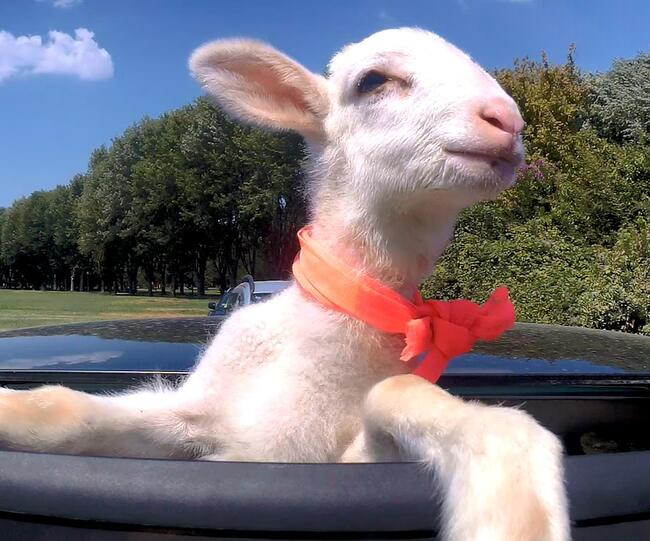
#> input picture Kuzu.jpg, 650 x 541 px
$ python imread_imshow.py
#> lines starting #> are read from the running program, lines starting #| are printed output that depends on the picture
import cv2
from cv2 import BORDER_REFLECT
from cv2 import BORDER_REFLECT101
from cv2 import BORDER_TRANSPARENT
from cv2 import BORDER_WRAP
import numpy

image = cv2.imread("Kuzu.jpg")
#> image is the input picture: shape (541, 650, 3); mean B, G, R 124.3, 116.8, 120.9
print("toplam piksel sayısı : " + str(image.size))
#| toplam piksel sayısı : 1054950
print("dtype : " + str(image.dtype))
#| dtype : uint8
print("Resmin ölçüleri : " + str(image.shape)) #genişlik yükseklik kanal sayısı
#| Resmin ölçüleri : (541, 650, 3)

# [8 lines of commented-out code are left out]

mirror = cv2.copyMakeBorder(src = image,bottom = 75,top = 175, right = 75, left = 75, borderType= cv2.BORDER_REFLECT)
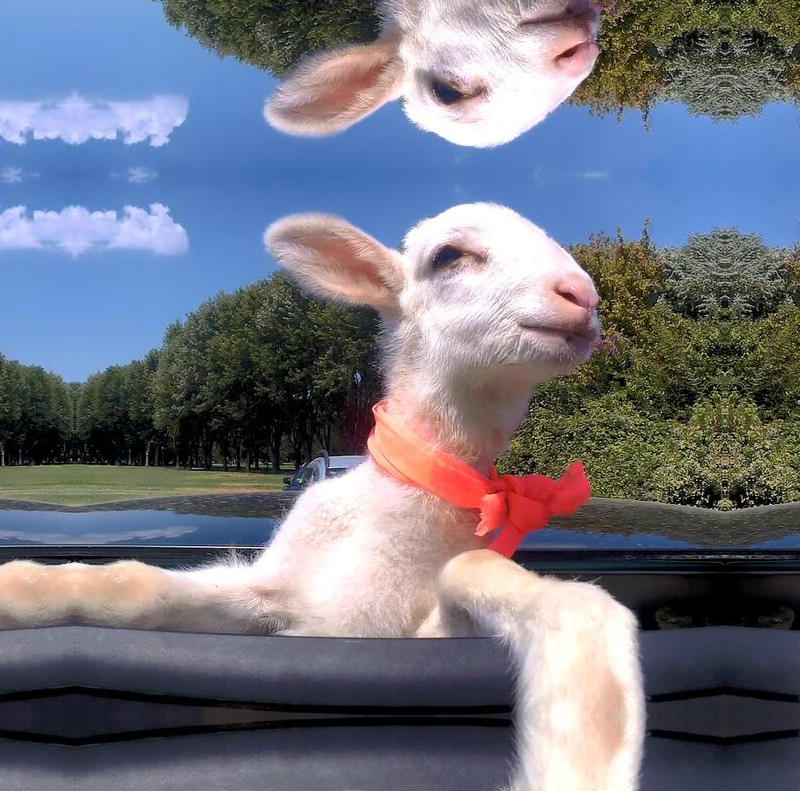
#> mirror: shape (791, 800, 3); mean B, G, R 128.7, 115.7, 113.5
stretch = cv2.copyMakeBorder(src = image,bottom = 75,top = 175, right = 75, left = 75, borderType= cv2.BORDER_REPLICATE)
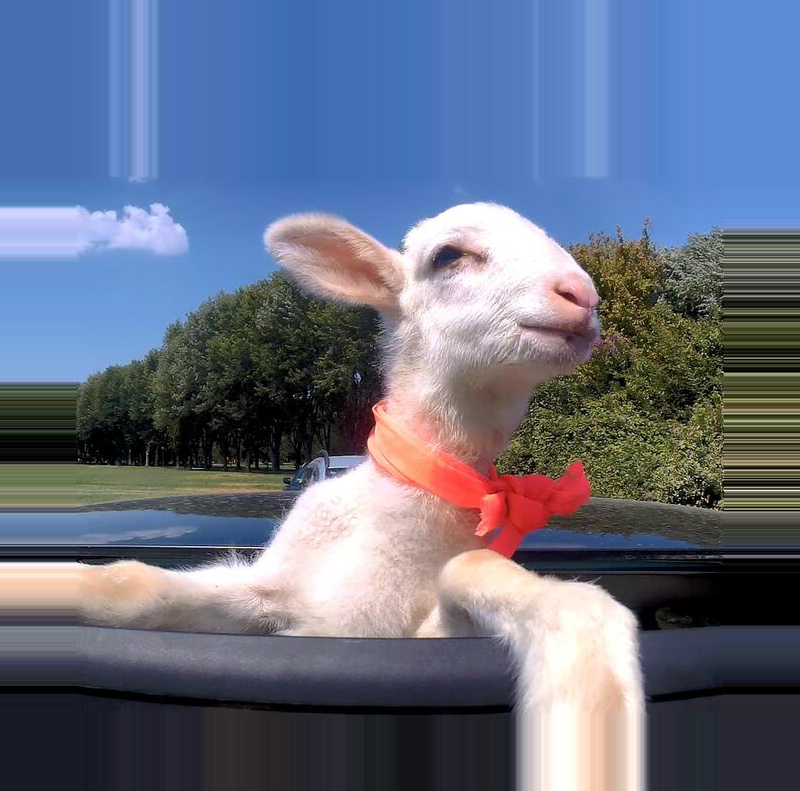
#> stretch: shape (791, 800, 3); mean B, G, R 131.9, 110.6, 102.5
mirror2 = cv2.copyMakeBorder(src = stretch,bottom = 75,top = 175, right = 75, left = 75, borderType= cv2.BORDER_REFLECT)
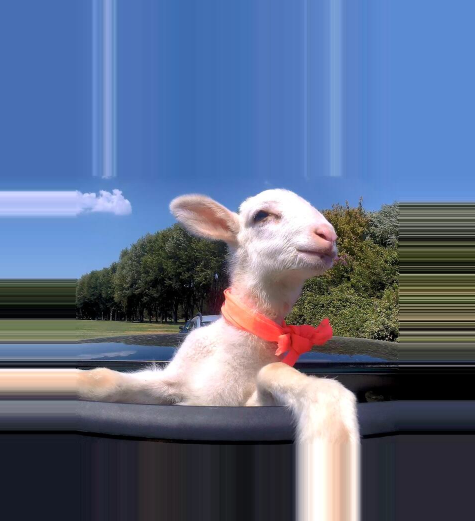
#> mirror2: shape (1041, 950, 3) (shown at 1/2 size); mean B, G, R 136, 107.4, 93.3
repeat = cv2.copyMakeBorder(src = image,bottom = image.shape[0],top = image.shape[0], right = image.shape[1], left = image.shape[1], borderType= cv2.BORDER_WRAP)
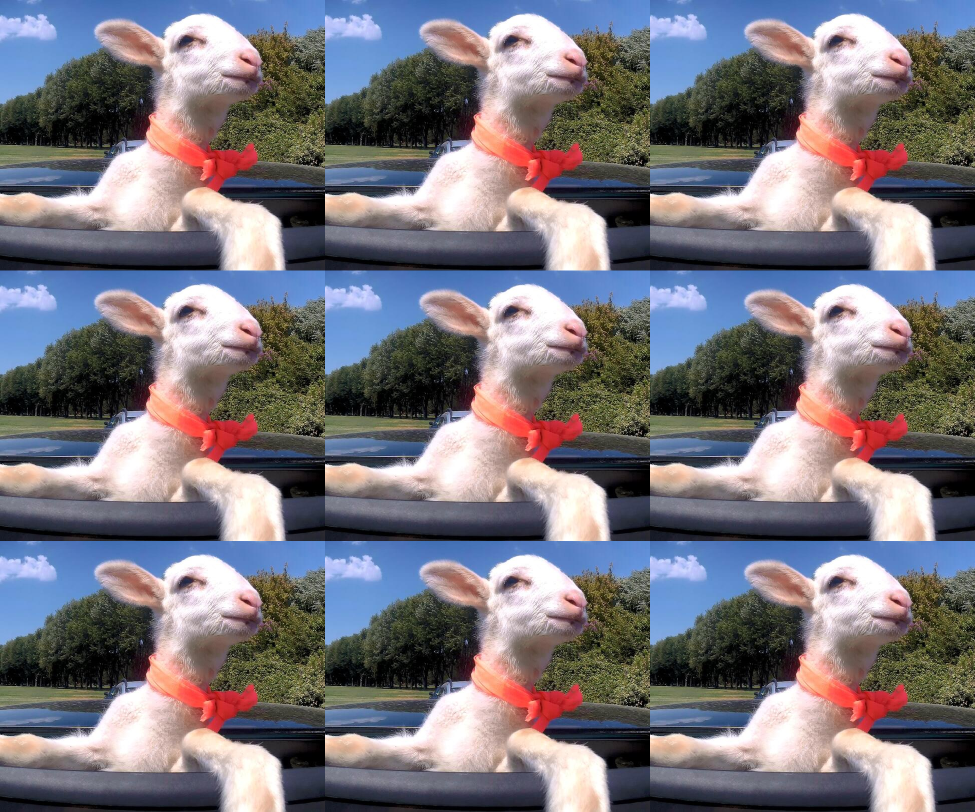
#> repeat: shape (1623, 1950, 3) (shown at 1/2 size); mean B, G, R 124.3, 116.8, 120.9
border = cv2.copyMakeBorder(src = image,bottom = 75,top = 175, right = 75, left = 75, borderType= cv2.BORDER_CONSTANT,value=[23,11,232])
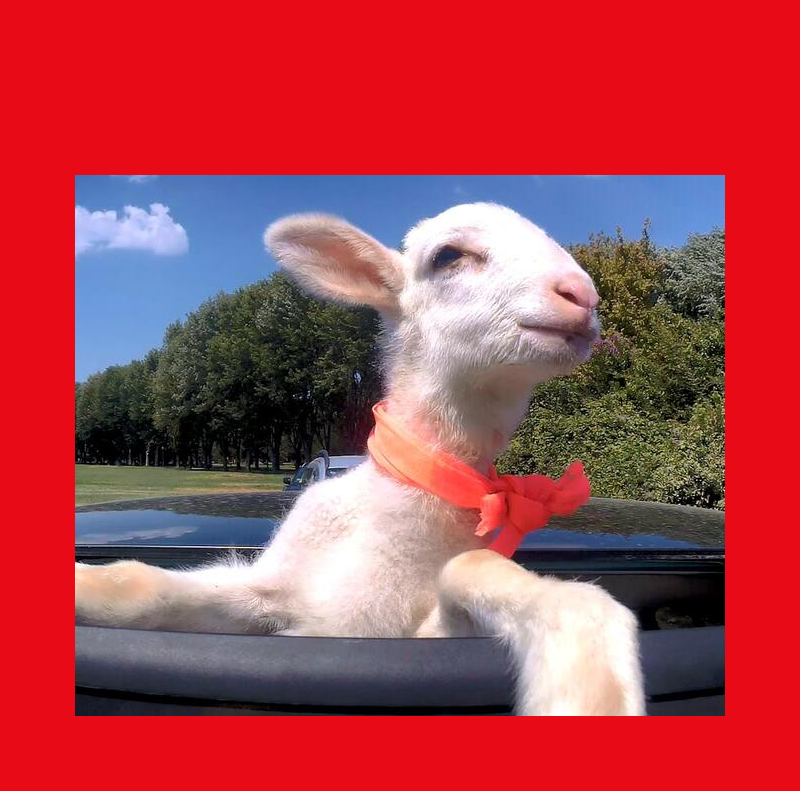
#> border: shape (791, 800, 3); mean B, G, R 79.3, 69.8, 170.3
# rectangle = cv2.rectangle(image,pt1=(320,20),pt2 = (520,250),color=[140,100,23],thickness=4) # (x,y)
# rectangle = cv2.rectangle(image,pt1=(320,20),pt2 = (500,200),color=[40,100,23],thickness=4)
# rectangle = cv2.rectangle(image,pt1=(20,120),pt2 = (60,20),color=[40,100,23],thickness=4) #20 birim sağa git 120 birim asağı in,60 sağa ve 20 aşağı
cv2.line(image,(30,60),(60,60),[200,100,30],4)

cv2.circle(image,(450,300),40,[30,154,255],40)
cv2.ellipse(image,(256,256),(100,50),0,0,180,255,30)
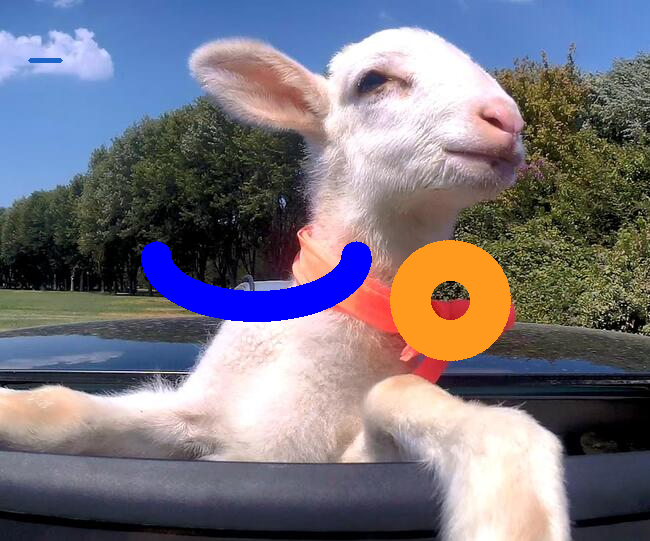
#> image: shape (541, 650, 3); mean B, G, R 126.6, 116.3, 120.4
# [5 lines of commented-out code are left out]
cv2.imshow("orginal",image)
#cv2.imshow("rectangle",rectangle)
cv2.waitKey(0)
cv2.destroyAllWindows()

$ run again, with damaged-photo.jpg copied over Kuzu.jpg
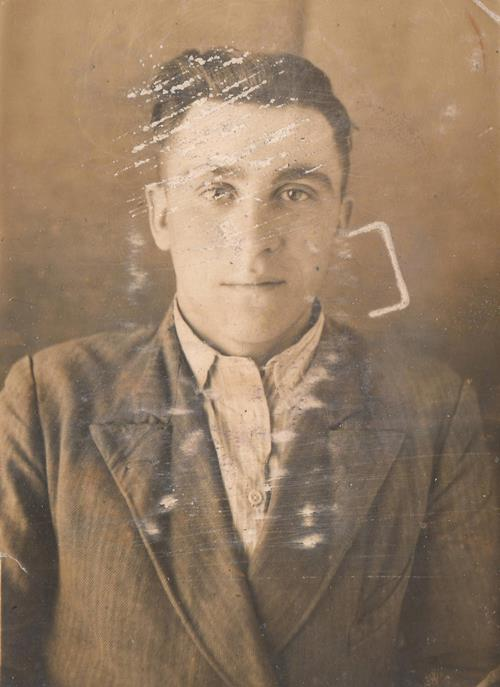
#> input picture damaged-photo.jpg, 500 x 687 px
#> image is the input picture: shape (687, 500, 3); mean B, G, R 99.9, 123.4, 147.2
#| toplam piksel sayısı : 1030500
#| dtype : uint8
#| Resmin ölçüleri : (687, 500, 3)
#> `border = cv2.copyMakeBorder(src = image,bottom = 75,top = 175, right =..`:
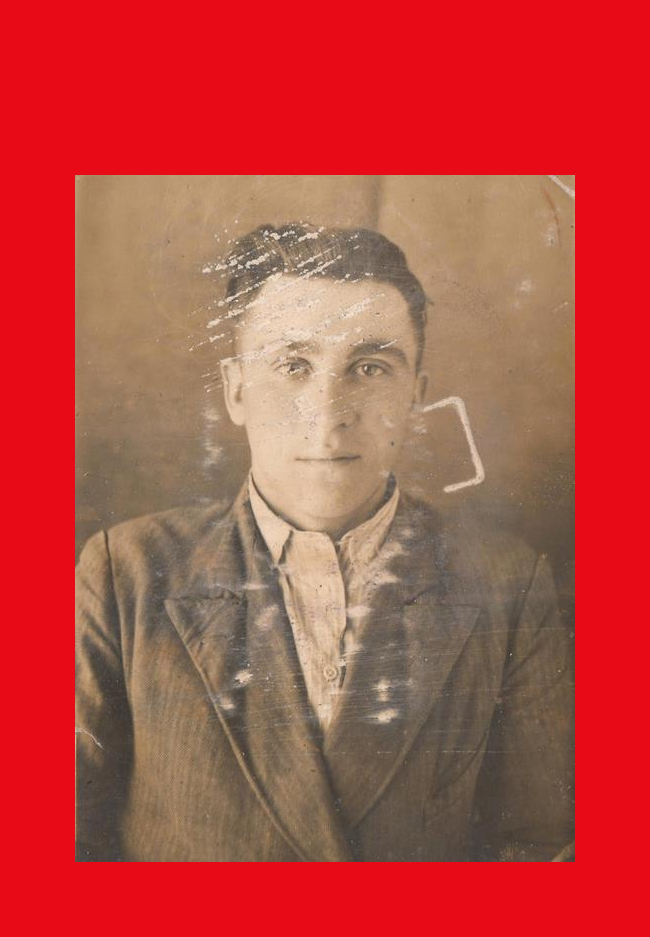
#> border: shape (937, 650, 3); mean B, G, R 66.4, 74.4, 184.2
#> `cv2.ellipse(image,(256,256),(100,50),0,0,180,255,30)`:
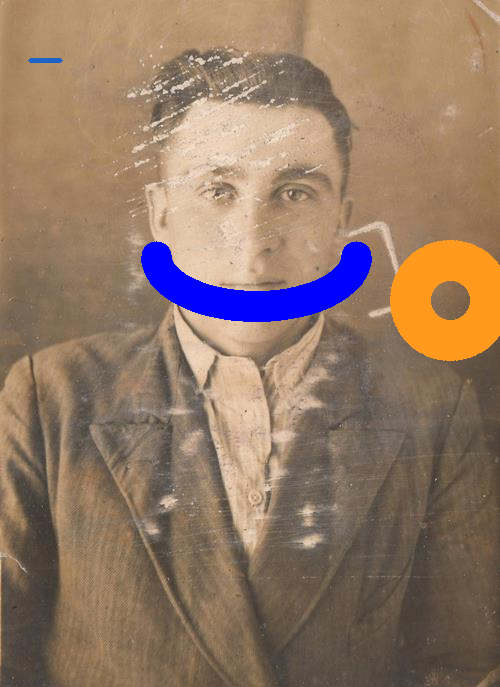
#> image: shape (687, 500, 3); mean B, G, R 101.5, 121, 146.3

$ run again, with sudoku.jpg copied over Kuzu.jpg
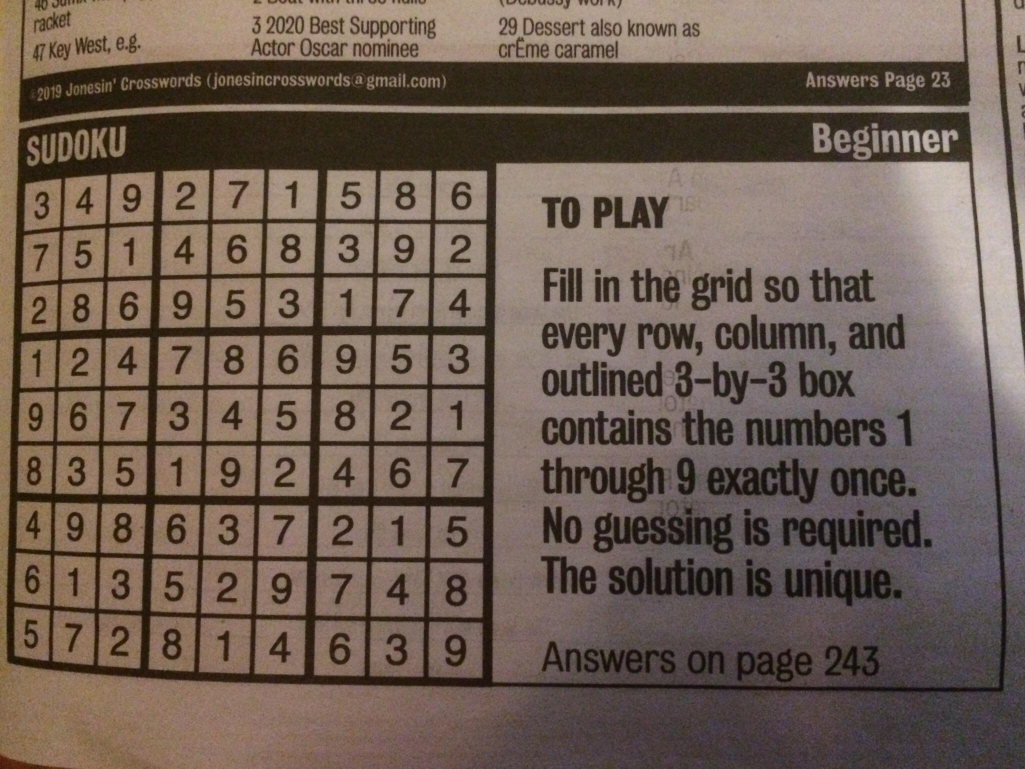
#> input picture sudoku.jpg, 2050 x 1537 px (shown at 1/2 size)
#> image is the input picture: shape (1537, 2050, 3); mean B, G, R 82.9, 93.5, 109.7
#| toplam piksel sayısı : 9452550
#| dtype : uint8
#| Resmin ölçüleri : (1537, 2050, 3)
#> `border = cv2.copyMakeBorder(src = image,bottom = 75,top = 175, right =..`:
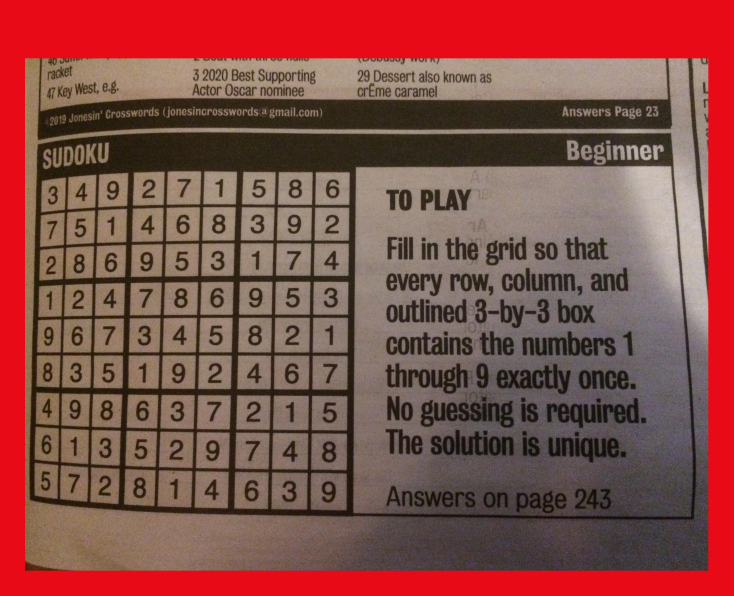
#> border: shape (1787, 2200, 3) (shown at 1/3 size); mean B, G, R 71, 77.1, 134
#> `cv2.ellipse(image,(256,256),(100,50),0,0,180,255,30)`:
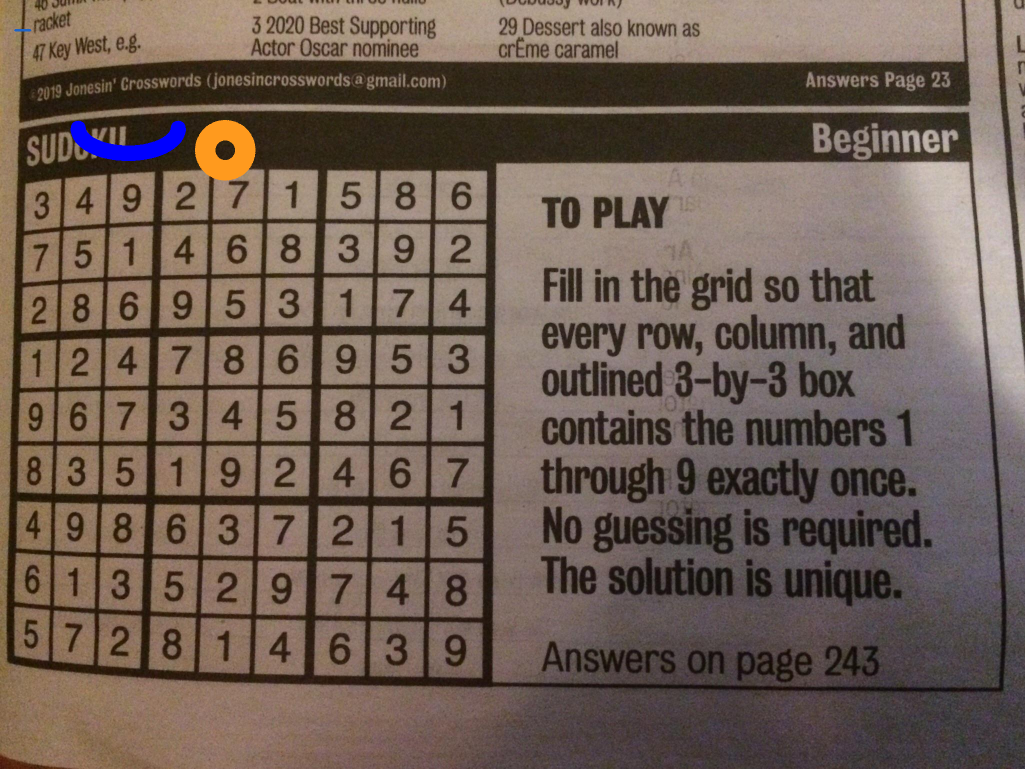
#> image: shape (1537, 2050, 3) (shown at 1/2 size); mean B, G, R 83.5, 93.7, 110.2
